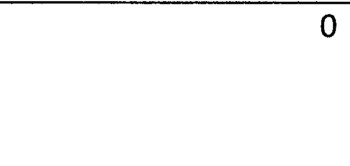
#> input picture examples/test_image.jpg, 350 x 166 px
$ python -i detect.py   (imports and definitions only)
#> lines starting #> are read from the running program, lines starting #| are printed output that depends on the picture; after the words box and inside, x2 and y2 are one past the last pixel; in counts of white or black regions, pixels touching at a corner belong together
"""
This module contains functions for detecting certain objects in images or strings.
"""
import re
import cv2
import numpy as np
from difflib import SequenceMatcher
from typing import List, Tuple
import logging as log


# Set up logging
log = log.getLogger(__name__)


def normalize_image_resolution(image, target_dpi=400):
    """
    Normalizes the resolution of the given image to the specified target DPI by resizing the image based
    on its estimated DPI. If the image's estimated DPI matches the target DPI, the image is returned
    unaltered. Otherwise, the function rescales the image dimensions proportionally to match the desired
    DPI.

    :param image: The input image to be normalized.
    :type image: numpy.ndarray
    :param target_dpi: The desired DPI (dots per inch) to which the image should be normalized.
                       Defaults to 400 if not specified.
    :type target_dpi: int, optional
    :return: The image resized to the target DPI if necessary, or the unaltered image otherwise.
    :rtype: numpy.ndarray
    """
    # Get current image dimensions
    h, w = image.shape[:2]

    # If the image has metadata with actual DPI, use that
    # For this example, we'll estimate based on common document sizes
    # A typical A4 document is 8.27 × 11.69 inches
    # At 600 DPI, that would be approximately 4960 × 7016 pixels
    estimated_dpi = estimate_dpi(h, w)

    # Calculate scaling factor
    scale_factor = target_dpi / estimated_dpi

    # Resize the image
    if scale_factor != 1.0:
        new_w = int(w * scale_factor)
        new_h = int(h * scale_factor)
        resized = cv2.resize(image, (new_w, new_h), interpolation=cv2.INTER_AREA)
        return resized

    return image


def estimate_dpi(height, width):
    """
    Estimates the dots per inch (DPI) of an image or screen based on its dimensions
    (height and width). It assumes the document is of A4 size, where the longest
    dimension is typically used for portrait orientation (11.69 inches). The function
    calculates the DPI by dividing the longest dimension by the longest inch of an
    A4 document. The result is clamped within a reasonable range (75-1200), where
    the lower and upper bounds represent typical minimum and maximum DPI values.

    :param height: The height of the image or screen in pixels.
    :type height: int
    :param width: The width of the image or screen in pixels.
    :type width: int
    :return: The estimated DPI clamped within the range of 75 and 1200.
    :rtype: float
    """
    # Assuming the document is A4 (8.27 × 11.69 inches)
    # Longest dimension is usually height for portrait orientation
    longest_dimension = max(height, width)
    longest_inch = 11.69  # inches

    estimated_dpi = longest_dimension / longest_inch

    # Set reasonable bounds
    if estimated_dpi <= 75:
        return 75
    elif estimated_dpi >= 1200:
        return 1200

    return estimated_dpi


# [420 lines left out: functions tables, _is_contour_inside, rows, cells, bafin_id, _similar, not called in this run]


def signature(image, signature_regions=None):
    """
    Detects the presence of a signature in an image by analyzing specified or detected
    signature regions. The image is analyzed for features typically found in a signature,
    such as pixel density and contour characteristics. If no regions are specified, the
    function attempts to detect potential signature areas or switches to default signature
    regions based on common document layout.

    :param image: Input image to analyze for signature presence. Can be grayscale or colored.
    :type image: numpy.ndarray
    :param signature_regions: Optional. List of regions (x, y, width, height) to specifically
                               analyze for signature presence. If not provided, signature regions
                               are detected automatically or default regions are used.
    :type signature_regions: list[tuple[int, int, int, int]] | None
    :return: Indicates whether a signature is present in the analyzed regions of the image.
    :rtype: bool
    """
    if len(image.shape) == 3:
        # Convert to grayscale if needed
        gray = cv2.cvtColor(image, cv2.COLOR_BGR2GRAY)
        log.debug("Converted image to grayscale")
    else:
        # Continue if not
        gray = image
        log.debug("Image already grayscale")

    # Normalize the image
    gray_normalized = normalize_image_resolution(gray)

    # If no regions specified, try to detect potential signature areas
    if signature_regions is None:
        signature_regions = _detect_potential_signature_regions(gray_normalized)
        log.debug(f"Detected {len(signature_regions)} potential signature areas")

    # If still no regions found, use default regions based on document proportions
    if not signature_regions:
        h, w = gray_normalized.shape
        # Default signature regions - adjust based on your document layout
        # Bottom right corner - common signature area
        signature_regions = [(w//2, 3*h//4, w//2, h//4)]

    # Check each region for signature characteristics
    for region in signature_regions:
        x, y, w, h = region

        # Extract the region
        roi = gray_normalized[y:y+h, x:x+w]

        # Apply threshold to identify pen marks
        _, binary = cv2.threshold(roi, 200, 255, cv2.THRESH_BINARY_INV)

        # Calculate pixel density
        pixel_density = np.count_nonzero(binary) / binary.size

        # Calculate contour characteristics
        contours, _ = cv2.findContours(binary, cv2.RETR_EXTERNAL, cv2.CHAIN_APPROX_SIMPLE)

        # Filter small noise contours
        significant_contours = [c for c in contours if cv2.contourArea(c) > 20]

        # Combined heuristics and adjust threshold as needed
        if pixel_density > 0.01 and len(significant_contours) >= 3:
            return True

    return False


def _detect_potential_signature_regions(gray_image):
    """
    Detects potential signature regions in a grayscale image based on specific
    geometric and positional constraints.

    This function processes the input grayscale image to identify straight
    line segments that are horizontally oriented, situated in the lower
    portion of the image, and fit the expected characteristics of signature
    lines. Detected regions are then adjusted around these line segments to
    define bounding areas that may contain a signature.

    :param gray_image: A single-channel image (grayscale) to analyze for potential
        signature regions.
    :type gray_image: numpy.ndarray
    :return: A list of rectangular regions of interest that may contain
        signatures. Each region is represented by a tuple `(x, y, width,
        height)`, where `x` and `y` specify the top-left corner of the rectangle,
        and `width`, `height` indicate its size.
    :rtype: list[tuple[int, int, int, int]]
    """
    h, w = gray_image.shape
    regions = []

    # 1. Edge Detection
    edges = cv2.Canny(gray_image, 50, 150, apertureSize=3)

    # 2. Hough Line Transform
    # Original parameters threshold=80, minLineLength=int(w/3.5), maxLineGap=int(w/220)
    # Tuned: threshold=80, minLineLength=int(w/2.6), maxLineGap=int(w/50)
    lines = cv2.HoughLinesP(edges, 1, np.pi / 180, threshold=80, minLineLength=int(w/3), maxLineGap=int(w/50))

    if lines is not None:
        potential_lines = []
        for line in lines:
            x1, y1, x2, y2 = line[0]
            # 3. Filtering Lines
            angle_thresh_degrees = 5
            angle = np.arctan2(y2 - y1, x2 - x1) * 180. / np.pi
            if abs(angle) < angle_thresh_degrees or abs(angle - 180) < angle_thresh_degrees or abs(angle + 180) < angle_thresh_degrees:
                line_y_center = (y1 + y2) / 2
                line_width = np.sqrt((x2 - x1)**2 + (y2 - y1)**2)

                # --- ADJUSTED Y-POSITION CHECK ---
                # Only consider lines in the bottom 25% of the page
                if line_y_center > (3 * h / 4):
                    min_acceptable_width = w / 2.8 #2.65
                    max_acceptable_width = w / 2.2

                    if line_width > min_acceptable_width and line_width < max_acceptable_width:
                        # --- RIGHT SIDE PRIORITIZATION ---
                        # Calculate what percentage of the line is on the right half
                        x_right = max(x1, x2)
                        x_left = min(x1, x2)

                        # Check if either the middle of the field is on the right side
                        # OR more than 50% of the field is on the right side
                        line_middle_x = (x_left + x_right) / 2
                        is_middle_on_right = line_middle_x > (w / 2)

                        # Calculate how much of the line is on the right side
                        if x_right > (w / 2):
                            if x_left < (w / 2):  # Line crosses the middle
                                right_portion = x_right - (w / 2)
                                right_portion_percentage = right_portion / line_width
                            else:  # Line is fully on the right
                                right_portion_percentage = 1.0
                        else:  # Line is fully on the left
                            right_portion_percentage = 0.0

                        # Add to potential lines if it meets our right-side criteria
                        if is_middle_on_right or right_portion_percentage > 0.5:
                            potential_lines.append((min(x1, x2), int(line_y_center), int(line_width), max(1, abs(y2-y1))))

        potential_lines = sorted(potential_lines, key=lambda l: l[1], reverse=True)

        for i, (lx, ly, lw, lh_line) in enumerate(potential_lines):
            sig_height = int(h / 15)
            sig_y = max(0, ly - sig_height)
            regions.append((lx, sig_y, lw, sig_height))

    return regions


def _detect_potential_date_regions(gray_image):
    """
    Detects and extracts potential regions in an image that could correspond to a date field. The function assumes
    that the input image is in grayscale format. It identifies date regions by analyzing horizontal line features
    in the image, which often delimit date fields. Several criteria such as angle, position, and size are utilized
    to filter and detect relevant regions.

    :param gray_image: Input grayscale image to process for detecting potential date regions.
    :type gray_image: numpy.ndarray
    :return: A list of potential bounding boxes likely to contain date information. Each bounding box is represented
             as a tuple (x, y, width, height).
    :rtype: list[tuple[int, int, int, int]]
    """
    h, w = gray_image.shape
    regions = []

    # 1. Edge Detection
    edges = cv2.Canny(gray_image, 50, 150, apertureSize=3)

    # 2. Hough Line Transform
    #lines = cv2.HoughLinesP(edges, 1, np.pi / 180, threshold=120, minLineLength=int(w/6), maxLineGap=int(w/350))
    lines = cv2.HoughLinesP(edges, 1, np.pi / 180, threshold=80, minLineLength=int(w/3), maxLineGap=int(w/50))

    if lines is not None:
        potential_lines = []
        for line in lines:
            x1, y1, x2, y2 = line[0]
            # 3. Filtering Lines
            angle_thresh_degrees = 5
            angle = np.arctan2(y2 - y1, x2 - x1) * 180. / np.pi
            if abs(angle) < angle_thresh_degrees or abs(angle - 180) < angle_thresh_degrees or abs(angle + 180) < angle_thresh_degrees:
                line_y_center = (y1 + y2) / 2
                line_x_center = (x1 + x2) / 2

                # --- ADJUSTED Y-POSITION CHECK ---
                # Only consider lines in the bottom 25% of the page
                if line_y_center > (3 * h / 4):
                    # --- ADJUSTED X-POSITION CHECK ---
                    # Only consider lines in the left 50% of the page
                    if line_x_center < (w / 2):
                        line_width = np.sqrt((x2 - x1)**2 + (y2 - y1)**2)

                        # Date lines are typically shorter than signature lines
                        min_acceptable_width = w / 20 # 8
                        max_acceptable_width = w / 5 # 5

                        if line_width > min_acceptable_width and line_width < max_acceptable_width:
                            potential_lines.append((min(x1, x2), int(line_y_center), int(line_width), max(1, abs(y2-y1))))

        potential_lines = sorted(potential_lines, key=lambda l: l[1], reverse=True)

        for i, (lx, ly, lw, lh_line) in enumerate(potential_lines):
            # Date fields are typically smaller than signature fields
            date_height = int(h / 22)
            date_y = max(0, ly - date_height)
            regions.append((lx, date_y, lw, date_height))

    return regions


def date(image, date_regions=None):
    """
    Determines the presence of handwritten content in specific regions of an
    image, primarily aimed at detecting handwritten dates on documents. The
    image is processed, and date regions are either provided or detected
    automatically. Various checks such as pixel density, contours, and region
    validation are performed to identify handwritten content.

    :param image: Input image, either in grayscale or color. If the image is
        in color, it will be converted to grayscale.
    :type image: numpy.ndarray
    :param date_regions: Optional parameter specifying regions of interest
        (ROIs) in the format [(x, y, w, h), ...] to check for handwritten
        content. If not provided, regions will be automatically detected based
        on document layout.
    :type date_regions: list[tuple[int, int, int, int]] | None
    :return: A Boolean value indicating whether significant handwritten
        content is detected in the specified or detected date regions.
    :rtype: bool
    """
    # Convert to grayscale if needed
    if len(image.shape) == 3:
        gray = cv2.cvtColor(image, cv2.COLOR_BGR2GRAY)
    else:
        gray = image

    # Normalize the image
    gray_normalized = normalize_image_resolution(gray)

    # If no regions specified, try to detect potential date areas
    if date_regions is None:
        date_regions = _detect_potential_date_regions(gray_normalized)
        log.debug(f"Detected {len(date_regions)} potential date areas")

    # If still no regions found, use default regions based on document proportions
    if not date_regions:
        h, w = gray_normalized.shape
        # For the document example provided, date appears in bottom left
        # Adjust these coordinates based on your specific document layout
        date_regions = [(0, 3*h//4, w//3, h//4)]

    # Check each region for any handwritten content
    for region in date_regions:
        x, y, w, h = region

        # Ensure region is within bounds
        x = max(0, x)
        y = max(0, y)
        w = min(w, gray_normalized.shape[1] - x)
        h = min(h, gray_normalized.shape[0] - y)

        # Extract the region
        roi = gray_normalized[y:y+h, x:x+w]

        # Apply threshold to identify pen marks
        _, binary = cv2.threshold(roi, 200, 255, cv2.THRESH_BINARY_INV)

        # Calculate pixel density - key indicator of handwritten content
        pixel_density = np.count_nonzero(binary) / binary.size

        # Count non-trivial contours
        contours, _ = cv2.findContours(binary, cv2.RETR_EXTERNAL, cv2.CHAIN_APPROX_SIMPLE)
        significant_contours = [c for c in contours if cv2.contourArea(c) > 10]

        # We only care if there's ANY significant content in the date area
        # Lowered density threshold and contour requirements
        if pixel_density > 0.003 and len(significant_contours) >= 2:
            return True

    return False


def detect_document_completeness(image):
    """
    Analyzes an image of a document to determine its completeness, based on the presence
    of a signature and a date. The function inspects the given image for these two key
    elements and returns a dictionary containing the evaluation results.

    :param image: The input image containing the document to analyze.
    :type image: Any
    :return: A dictionary with the completeness assessment results. It includes:
             - 'has_signature': Boolean indicating if a signature is detected.
             - 'has_date': Boolean indicating if a date is detected.
             - 'is_complete': Boolean indicating if the document has both a signature and a date present.
    :rtype: dict
    """
    has_signature = signature(image)
    has_date = date(image)

    return {
        'has_signature': has_signature,
        'has_date': has_date,
        'is_complete': has_signature and has_date
    }

>>> import cv2
>>> picture = cv2.imread('../../examples/test_image.jpg')
#> picture is the input picture: shape (166, 350, 3); min 0, max 255, mean 250.6
>>> result = detect_document_completeness(picture)
#> in _detect_potential_signature_regions, `edges = cv2.Canny(gray_image, 50, 150, apertureSize=3)`:
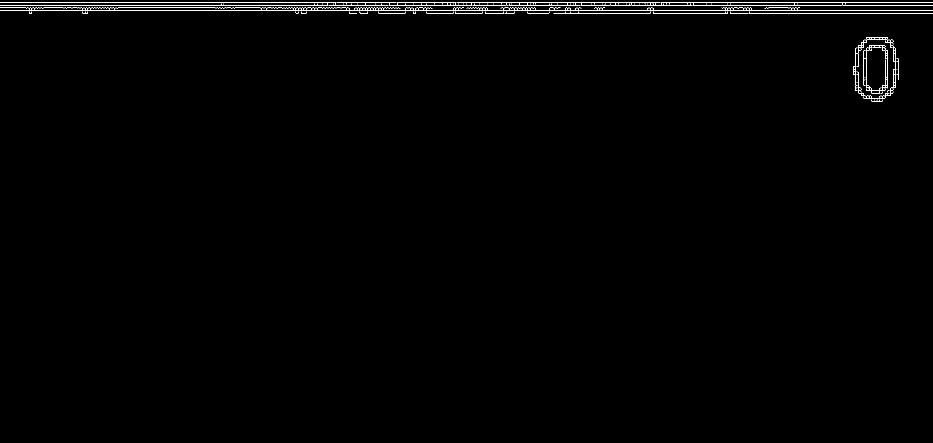
#> edges: shape (885, 1866) (shown at 1/2 size); 0.61% white in thin lines or dots, all inside (x1, y1, x2, y2) = (0, 5, 1866, 203)
#> in _detect_potential_signature_regions, `lines = cv2.HoughLinesP(edges, 1, np.pi / 180, threshold=80, minLineLe..`: lines = [[0, 10, 1865, 10], [0, 21, 1865, 21], [0, 5, 1865, 5], [698, 26, 1865, 26], [0, 15, 861, 15], [629, 8, 1460, 8], [629, 7, 1460, 7]]
#> the loop in _detect_potential_signature_regions, `for line in lines:` made 7 passes
#> (x1, y1, x2, y2, line_y_center, line_width) on passes 1 to 7: (0, 10, 1865, 10, 10, 1865), (0, 21, 1865, 21, 21, 1865), (0, 5, 1865, 5, 5, 1865), (698, 26, 1865, 26, 26, 1167), (0, 15, 861, 15, 15, 861), (629, 8, 1460, 8, 8, 831), (629, 7, 1460, 7, 7, 831)
#> after the loop in _detect_potential_signature_regions, `for line in lines:`: potential_lines = []
#> the loop in signature, `for region in signature_regions:` made 1 pass
#> pixel_density on pass 1: 0
#> in detect_document_completeness, `has_signature = signature(image)`: has_signature = False
#> the loop in _detect_potential_date_regions, `for line in lines:` made 7 passes
#> (x1, y1, x2, y2, line_y_center, line_x_center) on passes 1 to 7: (0, 10, 1865, 10, 10, 932.5), (0, 21, 1865, 21, 21, 932.5), (0, 5, 1865, 5, 5, 932.5), (698, 26, 1865, 26, 26, 1281.5), (0, 15, 861, 15, 15, 430.5), (629, 8, 1460, 8, 8, 1044.5), (629, 7, 1460, 7, 7, 1044.5)
#> after the loop in _detect_potential_date_regions, `for line in lines:`: potential_lines = []
#> the loop in date, `for region in date_regions:` made 1 pass
#> in detect_document_completeness, `has_date = date(image)`: has_date = False
#> result = {'has_signature': False, 'has_date': False, 'is_complete': False}
